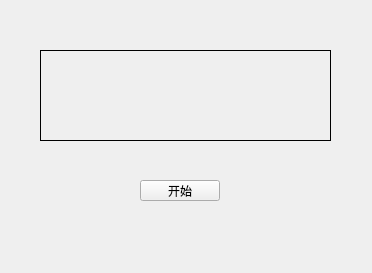
<?xml version="1.0" encoding="UTF-8"?>
<ui version="4.0">
 <class>Widget</class>
 <widget class="QWidget" name="Widget">
  <property name="geometry">
   <rect>
    <x>0</x>
    <y>0</y>
    <width>372</width>
    <height>273</height>
   </rect>
  </property>
  <property name="windowTitle">
   <string>Widget</string>
  </property>
  <widget class="QPushButton" name="pushButton">
   <property name="geometry">
    <rect>
     <x>140</x>
     <y>180</y>
     <width>80</width>
     <height>21</height>
    </rect>
   </property>
   <property name="text">
    <string>开始</string>
   </property>
  </widget>
  <widget class="QLabel" name="label">
   <property name="geometry">
    <rect>
     <x>40</x>
     <y>50</y>
     <width>291</width>
     <height>91</height>
    </rect>
   </property>
   <property name="frameShape">
    <enum>QFrame::Box</enum>
   </property>
   <property name="text">
    <string/>
   </property>
  </widget>
 </widget>
 <resources/>
 <connections/>
</ui>
